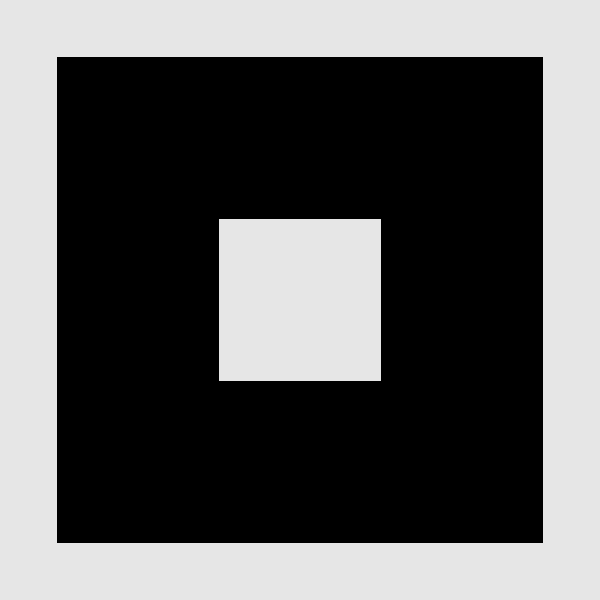
Frame 1 (no input)
Frame 60 (the mouse pressed at the canvas centre just before this capture): identical to frame 1, image omitted
Frame 120 (the mouse held since frame 60 and released just before this capture): identical to frame 1, image omitted

The Processing sketch that drew this single still picture (run headless with seeded random() and noise(); from frame 60 on, the mouse is pressed at the canvas centre):

// Processing sketch: SierpinskiCarpet
// ── SierpinskiCarpet.pde
PVector pos;
ArrayList<Square> carpet;

void setup() {
    size(600,600);
    background(230);
    pos    = new PVector(0,0);// carpet center
    carpet = new ArrayList<Square>();
    carpet.add(new Square(pos,486));// initial square
    carpet = carpet.get(0).Split();//  level 1
}

void draw() {
    background(230);
    translate(width/2,height/2);
    rectMode(CENTER);
    noStroke();
    fill(0);// squares color
    for(Square square : carpet)
        square.Show();
}

// ── Square.pde
class Square {
    PVector pos;
    float size;

    Square(PVector _pos, float _size) {
        pos  = _pos;
        size = _size;
    }

    void Show() {
        square(pos.x, pos.y, size);
    }

    ArrayList<Square> Split() {
        ArrayList<Square> squares = new ArrayList<Square>();
        float new_size = size/3;
        for(int i=-1; i<=1 ; i++)
            for(int j=-1; j<=1 ; j++) {
                if(i==0 && j==0) continue;// ignore the central subsquare
                PVector new_pos = new PVector(new_size*i+pos.x,new_size*j+pos.y);
                squares.add(new Square(new_pos,new_size));
            }
        return squares;
    }
}
